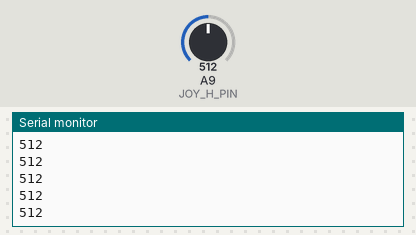
A sketch run on a simulated Arduino Mega 2560, built with avr-gcc and run on an emulated ATmega2560. Parts: the last lines printed to the serial monitor. Inputs (shaded band) come from the test bench; at power-on: A9 (JOY_H_PIN) = 512.

Above: at 1.2 s.
1.3 s: A9 (JOY_H_PIN) set to 716
At 1.31 s:
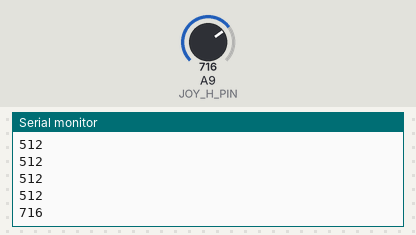
2.8 s: A9 (JOY_H_PIN) set to 900
At 2.81 s:
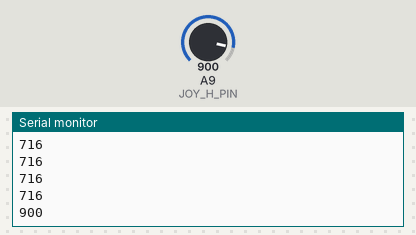
Timing chart, 0 to 5.8 s (numbered marks = the images above; inputs shaded):
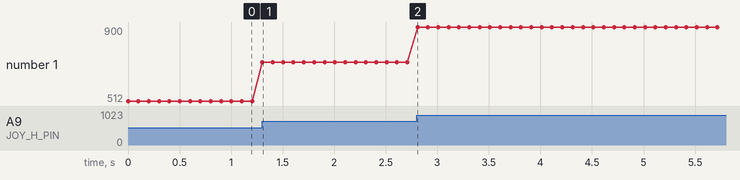

The sketch:

test_values.ino
```cpp
#define JOY_H_PIN A9

int joy1_value;


void setup() {
  Serial.begin(9600);

}

void loop() {
  joy1_value = analogRead(JOY_H_PIN);
  Serial.println(joy1_value);

  delay(100);

}
```

Measured:
- after the input at 1.3 s, the serial monitor: prints a new line at once (image 1)
- after the input at 2.8 s, the serial monitor: prints a new line at once (image 2)
- plotted number 1: 512 → 716 after the input at 1.3 s, 716 → 900 after the input at 2.8 s
